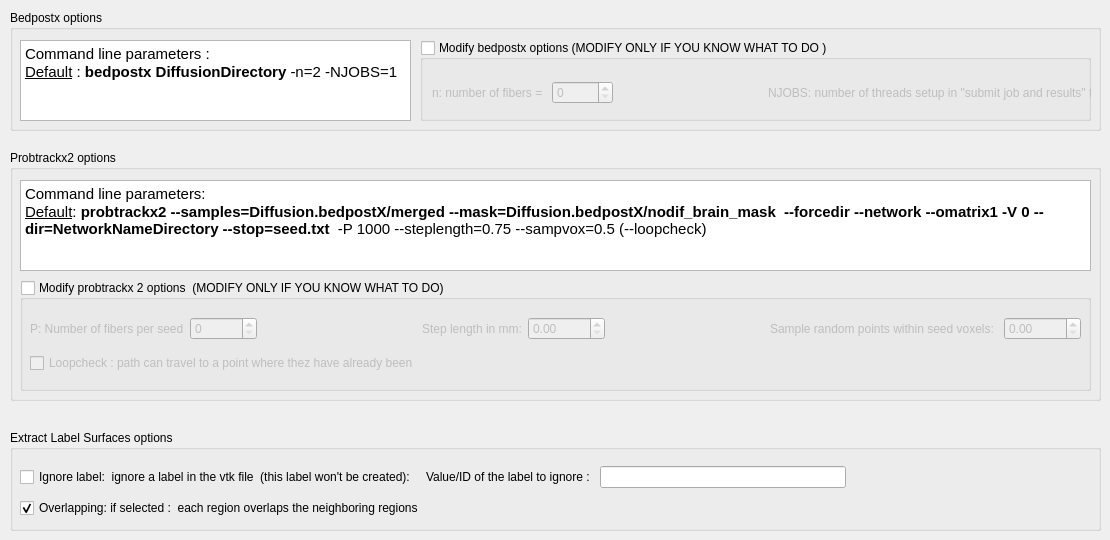
    <widget class="QWidget" name="tab_5">
     <attribute name="title">
      <string>FSL</string>
     </attribute>
     <widget class="QGroupBox" name="bedpostx_groupBox">
      <property name="geometry">
       <rect>
        <x>10</x>
        <y>10</y>
        <width>1091</width>
        <height>121</height>
       </rect>
      </property>
      <property name="title">
       <string>Bedpostx options</string>
      </property>
      <widget class="QTextBrowser" name="bedpostx_textBrowser">
       <property name="geometry">
        <rect>
         <x>10</x>
         <y>30</y>
         <width>391</width>
         <height>81</height>
        </rect>
       </property>
       <property name="html">
        <string>&lt;!DOCTYPE HTML PUBLIC &quot;-//W3C//DTD HTML 4.0//EN&quot; &quot;http://www.w3.org/TR/REC-html40/strict.dtd&quot;&gt;
&lt;html&gt;&lt;head&gt;&lt;meta name=&quot;qrichtext&quot; content=&quot;1&quot; /&gt;&lt;style type=&quot;text/css&quot;&gt;
p, li { white-space: pre-wrap; }
&lt;/style&gt;&lt;/head&gt;&lt;body style=&quot; font-family:'Ubuntu'; font-size:11pt; font-weight:400; font-style:normal;&quot;&gt;
&lt;p style=&quot; margin-top:0px; margin-bottom:0px; margin-left:0px; margin-right:0px; -qt-block-indent:0; text-indent:0px;&quot;&gt;Command line parameters :&lt;/p&gt;
&lt;p style=&quot; margin-top:0px; margin-bottom:0px; margin-left:0px; margin-right:0px; -qt-block-indent:0; text-indent:0px;&quot;&gt;&lt;span style=&quot; text-decoration: underline;&quot;&gt;Default&lt;/span&gt; : &lt;span style=&quot; font-weight:600;&quot;&gt;bedpostx DiffusionDirectory&lt;/span&gt; -n=2 -NJOBS=1&lt;/p&gt;&lt;/body&gt;&lt;/html&gt;</string>
       </property>
      </widget>
      <widget class="QGroupBox" name="modify_bedpostx_groupBox">
       <property name="geometry">
        <rect>
         <x>410</x>
         <y>30</y>
         <width>671</width>
         <height>81</height>
        </rect>
       </property>
       <property name="title">
        <string>Modify bedpostx options (MODIFY ONLY IF YOU KNOW WHAT TO DO )</string>
       </property>
       <property name="checkable">
        <bool>true</bool>
       </property>
       <property name="checked">
        <bool>false</bool>
       </property>
       <widget class="QWidget" name="layoutWidget_5">
        <property name="geometry">
         <rect>
          <x>12</x>
          <y>32</y>
          <width>674</width>
          <height>41</height>
         </rect>
        </property>
        <layout class="QHBoxLayout" name="horizontalLayout_22">
         <item>
          <layout class="QHBoxLayout" name="horizontalLayout">
           <item>
            <widget class="QLabel" name="label_8">
             <property name="text">
              <string>n: number of fibers = </string>
             </property>
            </widget>
           </item>
           <item>
            <widget class="QSpinBox" name="nb_fibers_spinBox">
             <property name="maximum">
              <number>10000</number>
             </property>
            </widget>
           </item>
           <item>
            <spacer name="horizontalSpacer_47">
             <property name="orientation">
              <enum>Qt::Horizontal</enum>
             </property>
             <property name="sizeHint" stdset="0">
              <size>
               <width>40</width>
               <height>20</height>
              </size>
             </property>
            </spacer>
           </item>
          </layout>
         </item>
         <item>
          <widget class="QLabel" name="label_14">
           <property name="text">
            <string>NJOBS: number of threads setup in &quot;submit job and results&quot; tab</string>
           </property>
          </widget>
         </item>
        </layout>
       </widget>
      </widget>
     </widget>
     <widget class="QGroupBox" name="extract_label_surfaces_groupBox">
      <property name="geometry">
       <rect>
        <x>10</x>
        <y>430</y>
        <width>1091</width>
        <height>101</height>
       </rect>
      </property>
      <property name="title">
       <string>Extract Label Surfaces options</string>
      </property>
      <widget class="QWidget" name="layoutWidget_2">
       <property name="geometry">
        <rect>
         <x>10</x>
         <y>32</y>
         <width>1071</width>
         <height>61</height>
        </rect>
       </property>
       <layout class="QVBoxLayout" name="verticalLayout_5">
        <item>
         <layout class="QHBoxLayout" name="horizontalLayout_13">
          <item>
           <widget class="QCheckBox" name="ignore_label_checkBox">
            <property name="text">
             <string>Ignore label:  ignore a label in the vtk file  (this label won't be created): </string>
            </property>
           </widget>
          </item>
          <item>
           <layout class="QHBoxLayout" name="horizontalLayout_2">
            <item>
             <widget class="QLabel" name="value_ignore_label_label">
              <property name="text">
               <string>Value/ID of the label to ignore : </string>
              </property>
             </widget>
            </item>
            <item>
             <widget class="QLineEdit" name="ignore_label_lineEdit"/>
            </item>
            <item>
             <spacer name="horizontalSpacer_11">
              <property name="orientation">
               <enum>Qt::Horizontal</enum>
              </property>
              <property name="sizeHint" stdset="0">
               <size>
                <width>40</width>
                <height>20</height>
               </size>
              </property>
             </spacer>
            </item>
           </layout>
          </item>
         </layout>
        </item>
        <item>
         <widget class="QCheckBox" name="overlapping_checkBox">
          <property name="text">
           <string>Overlapping: if selected :  each region overlaps the neighboring regions</string>
          </property>
          <property name="checked">
           <bool>true</bool>
          </property>
         </widget>
        </item>
       </layout>
      </widget>
     </widget>
     <widget class="QGroupBox" name="probtrackx_groupBox">
      <property name="geometry">
       <rect>
        <x>10</x>
        <y>150</y>
        <width>1091</width>
        <height>251</height>
       </rect>
      </property>
      <property name="title">
       <string>Probtrackx2 options</string>
      </property>
      <widget class="QTextEdit" name="probtrack_textEdit">
       <property name="geometry">
        <rect>
         <x>10</x>
         <y>30</y>
         <width>1071</width>
         <height>91</height>
        </rect>
       </property>
       <property name="styleSheet">
        <string notr="true"/>
       </property>
       <property name="html">
        <string>&lt;!DOCTYPE HTML PUBLIC &quot;-//W3C//DTD HTML 4.0//EN&quot; &quot;http://www.w3.org/TR/REC-html40/strict.dtd&quot;&gt;
&lt;html&gt;&lt;head&gt;&lt;meta name=&quot;qrichtext&quot; content=&quot;1&quot; /&gt;&lt;style type=&quot;text/css&quot;&gt;
p, li { white-space: pre-wrap; }
&lt;/style&gt;&lt;/head&gt;&lt;body style=&quot; font-family:'Ubuntu'; font-size:11pt; font-weight:400; font-style:normal;&quot;&gt;
&lt;p style=&quot; margin-top:0px; margin-bottom:0px; margin-left:0px; margin-right:0px; -qt-block-indent:0; text-indent:0px;&quot;&gt;Command line parameters:&lt;/p&gt;
&lt;p style=&quot; margin-top:0px; margin-bottom:0px; margin-left:0px; margin-right:0px; -qt-block-indent:0; text-indent:0px;&quot;&gt;&lt;span style=&quot; text-decoration: underline;&quot;&gt;Default&lt;/span&gt;: &lt;span style=&quot; font-weight:600;&quot;&gt;probtrackx2 --samples=Diffusion.bedpostX/merged --mask=Diffusion.bedpostX/nodif_brain_mask  --forcedir --network --omatrix1 -V 0 --dir=NetworkNameDirectory --stop=seed.txt &lt;/span&gt; -P 1000 --steplength=0.75 --sampvox=0.5 (--loopcheck)&lt;/p&gt;&lt;/body&gt;&lt;/html&gt;</string>
       </property>
      </widget>
      <widget class="QGroupBox" name="modify_probtracks_groupBox">
       <property name="geometry">
        <rect>
         <x>10</x>
         <y>130</y>
         <width>1071</width>
         <height>111</height>
        </rect>
       </property>
       <property name="title">
        <string>Modify probtrackx 2 options  (MODIFY ONLY IF YOU KNOW WHAT TO DO)</string>
       </property>
       <property name="checkable">
        <bool>true</bool>
       </property>
       <property name="checked">
        <bool>false</bool>
       </property>
       <widget class="QWidget" name="layoutWidget_3">
        <property name="geometry">
         <rect>
          <x>10</x>
          <y>30</y>
          <width>1051</width>
          <height>71</height>
         </rect>
        </property>
        <layout class="QVBoxLayout" name="verticalLayout_7">
         <item>
          <layout class="QHBoxLayout" name="horizontalLayout_11">
           <item>
            <widget class="QLabel" name="label_9">
             <property name="text">
              <string>P: Number of fibers per seed</string>
             </property>
            </widget>
           </item>
           <item>
            <widget class="QSpinBox" name="nb_fiber_per_seed_spinBox">
             <property name="maximum">
              <number>100000</number>
             </property>
            </widget>
           </item>
           <item>
            <spacer name="horizontalSpacer_4">
             <property name="orientation">
              <enum>Qt::Horizontal</enum>
             </property>
             <property name="sizeHint" stdset="0">
              <size>
               <width>40</width>
               <height>20</height>
              </size>
             </property>
            </spacer>
           </item>
           <item>
            <widget class="QLabel" name="label_10">
             <property name="text">
              <string>Step length in mm:</string>
             </property>
            </widget>
           </item>
           <item>
            <widget class="QDoubleSpinBox" name="steplength_doubleSpinBox">
             <property name="maximum">
              <double>10000.000000000000000</double>
             </property>
            </widget>
           </item>
           <item>
            <spacer name="horizontalSpacer_5">
             <property name="orientation">
              <enum>Qt::Horizontal</enum>
             </property>
             <property name="sizeHint" stdset="0">
              <size>
               <width>40</width>
               <height>20</height>
              </size>
             </property>
            </spacer>
           </item>
           <item>
            <widget class="QLabel" name="label_12">
             <property name="text">
              <string>Sample random points within seed voxels: </string>
             </property>
            </widget>
           </item>
           <item>
            <widget class="QDoubleSpinBox" name="sampvox_doubleSpinBox">
             <property name="maximum">
              <double>10000.000000000000000</double>
             </property>
            </widget>
           </item>
          </layout>
         </item>
         <item>
          <widget class="QCheckBox" name="loopcheck_checkBox">
           <property name="text">
            <string>Loopcheck : path can travel to a point where thez have already been</string>
           </property>
          </widget>
         </item>
        </layout>
       </widget>
      </widget>
     </widget>
    </widget>
